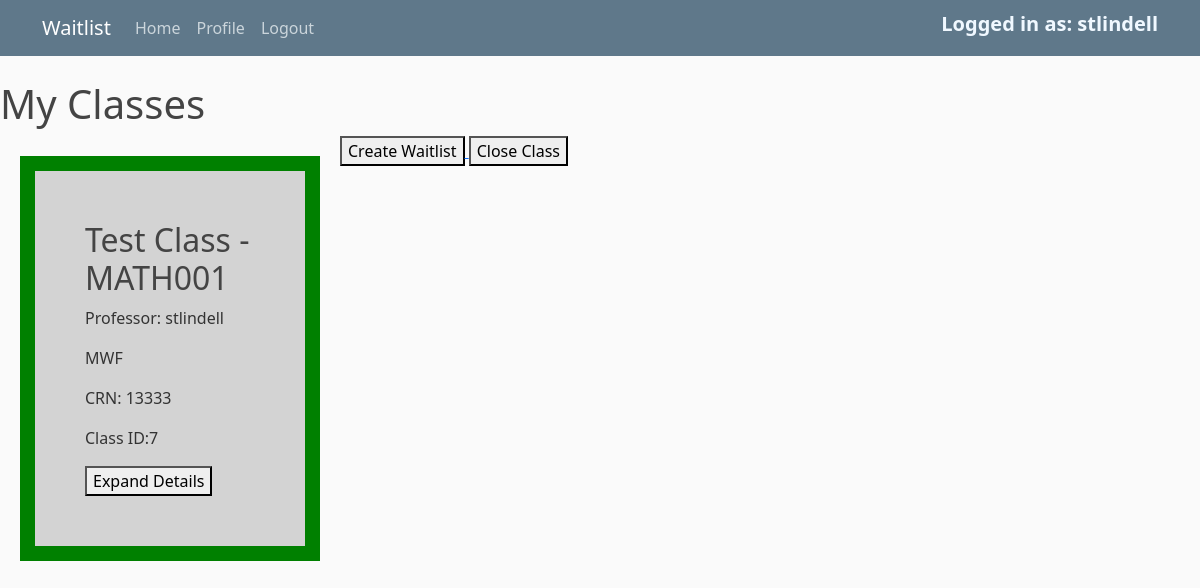
Page /studenthome/ (signed in) on the earlier database version.
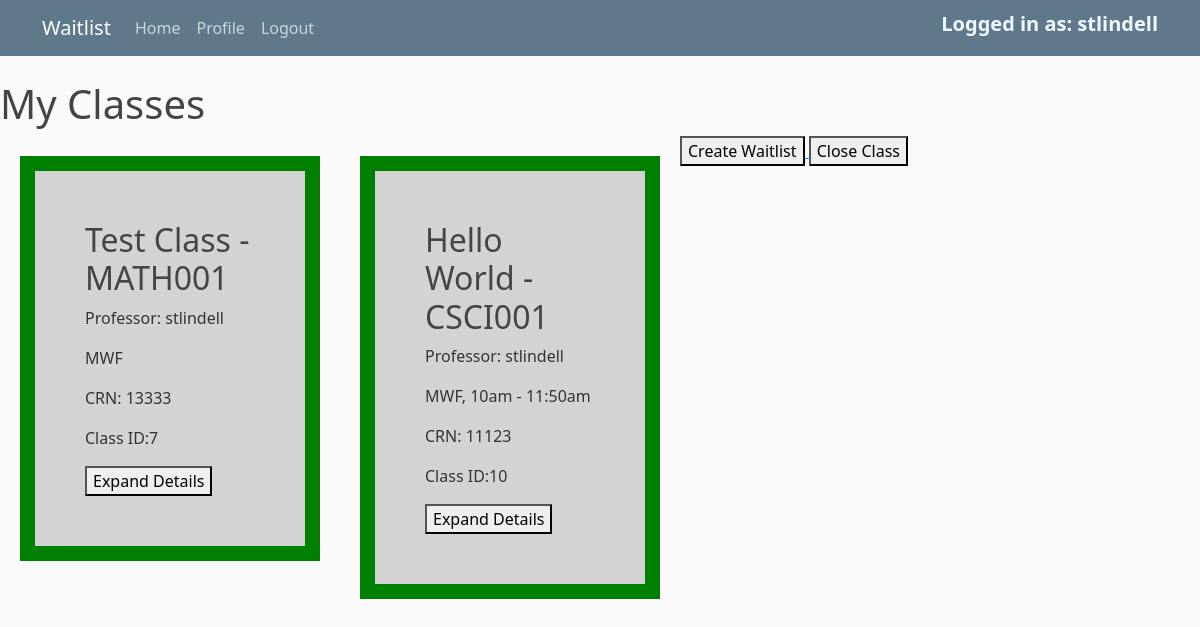
Same page on the later database version.
### studentview/models.py (models this page shows, shortened)
class ClassWaitlist(models.Model):
    className = models.CharField(max_length=200, name="className", verbose_name='Class Name')
    classDescription = models.TextField(verbose_name='Description', default=' ')
    classCode = models.CharField(max_length=200, verbose_name='Class Code')
    crn = models.IntegerField(default=0, verbose_name='CRN')
    schedule = models.CharField(max_length=200, verbose_name='Schedule')
    sortType = models.CharField(max_length=200, verbose_name='Sort Type')
    term = models.CharField(max_length=200, verbose_name='Term')
    professor = models.ForeignKey(User, on_delete=models.CASCADE)
    date_added = models.DateTimeField("date published")
    closed = models.BooleanField(default=False)  # Add this line

### studentview/views.py (the view, shortened to what this page needs)
# urls.py: 2. Add a URL to urlpatterns:  path('', views.home, name='home')
def home(request):
    currentUser = request.user
    groupOfUser = currentUser.groups.all().first() #if we ever add more groups than profs and students, change this
    classes = []
    message =  ""
    isProfessor = False
    isStudent = False
    if (not currentUser.is_anonymous):
        if (groupOfUser):
            if (groupOfUser.id == 1):
                classes = ClassWaitlist.objects.filter(professor=currentUser.pk)
                isProfessor = True
        else:
            message = "You are not logged in as a professor or a student! This is a legacy account. Please make a new one"
    if (currentUser.is_anonymous):
        message = "Log in to view your classes!"
    context={
        'classes':classes,
        'message':message,
        'isProfessor':isProfessor,
        'isStudent':isStudent
    }
    return render(request,'studentview/home.html', context)

### studentview/templates/studentview/home.html (shortened to what this page needs)
{% extends "studentview/base.html" %}
{% block content %}
<h1> My Classes</h1>
    {% for class in classes %}
    {% if not class.closed or isProfessor %}
    <div class="studentclassbox">
        <h2>{{class.className}} - {{class.classCode}}</h2>
        <p>Professor: {{class.professor}}</p>
        <p>{{class.schedule}}</p>
        <p>CRN: {{class.crn}}</p>
        <p>Class ID:{{class.pk}}</p>
        <button onclick="window.location.href='/studenthome/{{class.pk}}/detail';">Expand Details</button>
    </div>
    {% endif %}
    {% endfor %}
    {% if user.is_authenticated %}
    {% if isProfessor %}
        <a href="/studenthome/createclass">
            <button>
                Create Waitlist
            </button>
        </a>
        <a href="/studenthome/closeclass">
            <button>
                Close Class
            </button>
        </a>
    {% endif %}
    {% endif %}
{% endblock content %}

### studentview/templates/studentview/base.html (shortened to what this page needs)
<!DOCTYPE html>
{% load static %}
<html lang="en">
<head>
    <link href="https://cdn.jsdelivr.net/npm/bootstrap@5.1.3/dist/css/bootstrap.min.css" rel="stylesheet">
    <link rel="stylesheet" type="text/css" href="{% static 'studentview/main.css' %}">
</head>
<body>
    <header class="site-header">
        <nav class="navbar navbar-expand-md navbar-dark bg-steel fixed-top">
            <div class="container">
                <a class="navbar-brand mr-4" href="/">Waitlist</a>
                <div class="collapse navbar-collapse" id="navbarToggle">
                    <div class="navbar-nav mr-auto">
                        <a class="nav-item nav-link" href="/studenthome">Home</a>
                    </div>
                    <div class="navbar-nav">
                        {% if user.is_authenticated %}
                            <a class="nav-item nav-link" href="{% url 'profile' %}">Profile</a>
                            <a class="nav-item nav-link" href="{% url 'logout' %}">Logout</a>
                        {% else %}
                            <a class="nav-item nav-link" href="{% url 'login' %}">Login</a>
                            <a class="nav-item nav-link" href="{% url 'register' %}">Register</a>
                        {% endif %}
                    </div>
                    <div class="navbar-nav ms-auto">
                        {% if user.is_authenticated %}
                            <h5 style="font-weight: bold; color: aliceblue;" class="nav-item ms-auto"> Logged in as: {{user}} </h5>
                        {% endif %}
                    </div>
                </div>
            </div>
        </nav>
    </header>
<div class="column-md-8">
    {% block content %}{% endblock %}
</div>
</body>
</html>

### studentview/static/studentview/main.css (style rules this page uses)
body { background: #fafafa; color: #333333; margin-top: 5rem; }
h1, h2, h3, h4, h5, h6 { color: #444444; }
.bg-steel { background-color: #5f788a; }
.site-header .navbar-nav .nav-link { color: #cbd5db; }
.studentclassbox { box-sizing: border-box; float: left; background-color: lightgrey; width: 300px; border: 15px solid green; padding: 50px; margin: 20px; }

Differences in the rows shown:
added ClassWaitlist: className "Hello World", classCode "CSCI001", professor "stlindell", schedule "MWF, 10am - 11:50am", crn "11123", pk "10"
